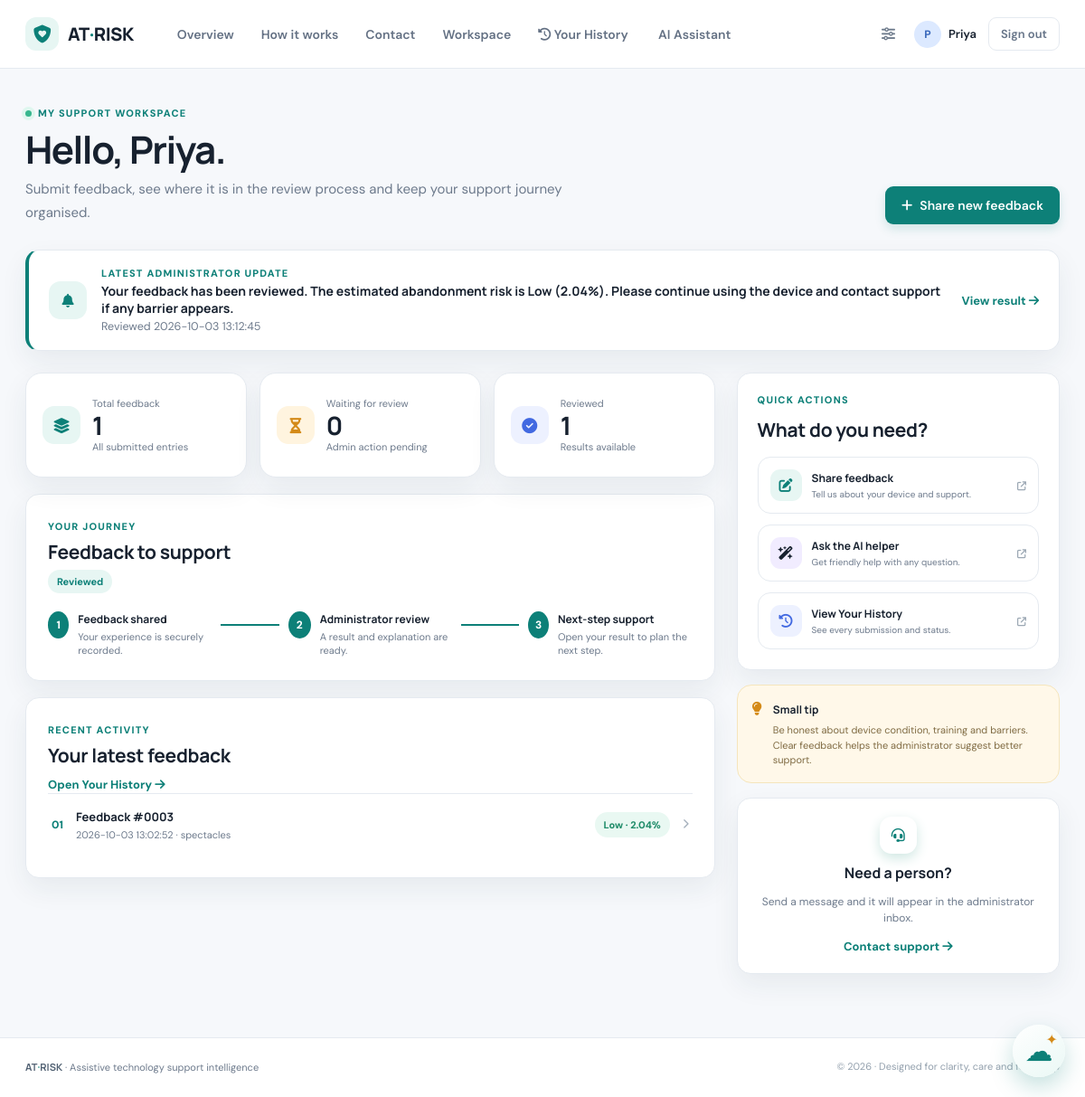
The page /user-dashboard (signed in) on the database its author committed.
### tables this page shows
CREATE TABLE predictions (
            id INTEGER PRIMARY KEY AUTOINCREMENT,
            created_at TIMESTAMP DEFAULT CURRENT_TIMESTAMP,
            age TEXT,
            disability_type TEXT,
            device_type TEXT,
            risk TEXT,
            risk_score REAL
        , user_id INTEGER, status TEXT DEFAULT 'new', is_bookmarked INTEGER DEFAULT 0, year INTEGER, scenario TEXT, setting TEXT, sex TEXT, device_needed TEXT, device_source TEXT, assessed INTEGER, appropriate_fit INTEGER, user_trained INTEGER, locally_manufactured INTEGER, maintenance_available INTEGER, device_broken INTEGER, cost_affordable INTEGER, insurance_covered INTEGER, financial_barrier INTEGER, availability_barrier INTEGER, distance_barrier INTEGER, functional_improvement INTEGER, independence_improved INTEGER, participation_improved INTEGER, satisfaction INTEGER, unmet_need INTEGER, explanation TEXT, action_plan TEXT, user_message TEXT, reviewed_at TIMESTAMP);

### app.py (the view)
@app.route("/user-dashboard")
@login_required
def user_dashboard():
    if session.get("role") != "user":
        return redirect(url_for("login"))
    records = get_user_predictions(session["user_id"])
    return render_template("user_dashboard.html", records=records, stats=get_stats())

### app.py (called while the page is built)
@app.context_processor
def shared_context():
    return {
        "unread_messages": (
            len(get_messages(True)) if session.get("role") == "admin" else 0
        )
    }

### auth.py (called while the page is built)
def login_required(view):
    @wraps(view)
    def wrapped(*args, **kwargs):
        if not session.get("logged_in"):
            return redirect(url_for("login"))
        return view(*args, **kwargs)
    return wrapped

### database.py (called while the page is built)
def get_conn():
    conn = sqlite3.connect(DB)
    conn.row_factory = sqlite3.Row
    return conn

def get_user_predictions(user_id):
    conn = get_conn()
    rows = conn.execute(
        "SELECT * FROM predictions WHERE user_id=? ORDER BY created_at DESC", (user_id,)
    ).fetchall()
    conn.close()
    return rows

### templates/user_dashboard.html (shortened to what this page needs)
{% extends "base.html" %} {% block title %}AT-RISK | My Workspace{% endblock %}
{% block content %}
<section class="dashboard-page workspace-v2">
  <div class="workspace-hero">
    <div>
      <span class="eyebrow"
        ><span class="status-dot"></span> My support workspace</span
      >
      <h1>Hello, {{ session.get('username', 'there') }}.</h1>
      <p>
        Submit feedback, see where it is in the review process and keep your
        support journey organised.
      </p>
    </div>
    <a class="btn hero-action" href="{{ url_for('form') }}"
      ><i class="fa-solid fa-plus"></i> Share new feedback</a
    >
  </div>
  {% if records and records[0].status == "predicted" and records[0].user_message
  %}
  <div class="review-banner panel">
    <span class="review-banner-icon"><i class="fa-solid fa-bell"></i></span>
    <div>
      <span class="section-kicker">Latest administrator update</span
      ><strong>{{ records[0].user_message }}</strong
      ><small
        >Reviewed {{ records[0].reviewed_at or records[0].created_at }}</small
      >
    </div>
    <a
      class="text-link"
      href="{{ url_for('user_record_detail', prediction_id=records[0].id) }}"
      >View result <i class="fa-solid fa-arrow-right"></i
    ></a>
  </div>
  {% endif %}
  <div class="workspace-v2-grid">
    <main>
      <div class="workspace-stats">
        <div class="workspace-stat stat-teal">
          <span><i class="fa-solid fa-layer-group"></i></span>
          <div>
            <small>Total feedback</small><strong>{{ records|length }}</strong
            ><em>All submitted entries</em>
          </div>
        </div>
        <div class="workspace-stat stat-amber">
          <span><i class="fa-solid fa-hourglass-half"></i></span>
          <div>
            <small>Waiting for review</small
            ><strong
              >{{ records|selectattr('status', 'equalto',
              'submitted')|list|length }}</strong
            ><em>Admin action pending</em>
          </div>
        </div>
        <div class="workspace-stat stat-blue">
          <span><i class="fa-solid fa-circle-check"></i></span>
          <div>
            <small>Reviewed</small
            ><strong
              >{{ records|selectattr('status', 'equalto',
              'predicted')|list|length }}</strong
            ><em>Results available</em>
          </div>
        </div>
      </div>
      <div class="panel progress-panel">
        <div class="panel-heading">
          <div>
            <span class="section-kicker">Your journey</span>
            <h2>Feedback to support</h2>
          </div>
          <span class="progress-caption"
            >{{ 'Reviewed' if records and records[0].status == 'predicted' else
            'In progress' }}</span
          >
        </div>
        <div class="journey-steps">
          <div class="journey-step complete">
            <span>1</span>
            <div>
              <strong>Feedback shared</strong
              ><small>Your experience is securely recorded.</small>
            </div>
          </div>
          <div
            class="journey-line {% if records and records[0].status == 'predicted' %}complete{% endif %}"
          ></div>
          <div
            class="journey-step {% if records and records[0].status == 'predicted' %}complete{% else %}active{% endif %}"
          >
            <span>2</span>
            <div>
              <strong>Administrator review</strong
              ><small
                >{{ 'A result and explanation are ready.' if records and
                records[0].status == 'predicted' else 'Your support team is
                checking the entry.' }}</small
              >
            </div>
          </div>
          <div
            class="journey-line {% if records and records[0].status == 'predicted' %}complete{% endif %}"
          ></div>
          <div
            class="journey-step {% if records and records[0].status == 'predicted' %}complete{% else %}locked{% endif %}"
          >
            <span>3</span>
            <div>
              <strong>Next-step support</strong
              ><small
                >{{ 'Open your result to plan the next step.' if records and
                records[0].status == 'predicted' else 'Available after review.'
                }}</small
              >
            </div>
          </div>
        </div>
      </div>
      <div class="panel recent-panel">
        <div class="panel-heading">
          <div>
            <span class="section-kicker">Recent activity</span>
            <h2>Your latest feedback</h2>
          </div>
          <a class="text-link" href="{{ url_for('my_records') }}"
            >Open Your History <i class="fa-solid fa-arrow-right"></i
          ></a>
        </div>
        {% if records %}
        <div class="workspace-feed">
          {% for record in records[:5] %}
          <a
            class="workspace-feed-row"
            href="{{ url_for('user_record_detail', prediction_id=record.id) }}"
          >
            <span class="feed-index">{{ '%02d'|format(loop.index) }}</span>
            <span class="feed-copy"
              ><strong>Feedback #{{ '%04d'|format(record.id) }}</strong
              ><small
                >{{ record.created_at }} · {{ record.device_needed or 'Support
                details submitted' }}</small
              ></span
            >
            {% if record.status == 'predicted' %}<span
              class="risk-pill risk-{{ record.risk|lower }}"
              >{{ record.risk }} · {{ record.risk_score }}%</span
            >{% elif record.status == 'not_applicable' %}<span
              class="state-label"
              >Not applicable</span
            >{% else %}<span class="pending-pill"
              ><i class="fa-solid fa-clock"></i> Pending</span
            >{% endif %}
            <i class="fa-solid fa-chevron-right feed-arrow"></i>
          </a>
          {% endfor %}
        </div>
        {% endif %}
      </div>
    </main>
    <aside class="workspace-v2-side">
      <div class="panel action-stack">
        <span class="section-kicker">Quick actions</span>
        <h2>What do you need?</h2>
        <a class="action-tile teal-tile" href="{{ url_for('form') }}"
          ><span><i class="fa-solid fa-pen-to-square"></i></span>
          <div>
            <strong>Share feedback</strong
            ><small>Tell us about your device and support.</small>
          </div>
          <i class="fa-solid fa-arrow-up-right-from-square"></i></a
        ><a class="action-tile purple-tile" href="{{ url_for('assistant') }}"
          ><span><i class="fa-solid fa-wand-magic-sparkles"></i></span>
          <div>
            <strong>Ask the AI helper</strong
            ><small>Get friendly help with any question.</small>
          </div>
          <i class="fa-solid fa-arrow-up-right-from-square"></i></a
        ><a class="action-tile blue-tile" href="{{ url_for('my_records') }}"
          ><span><i class="fa-solid fa-clock-rotate-left"></i></span>
          <div>
            <strong>View Your History</strong
            ><small>See every submission and status.</small>
          </div>
          <i class="fa-solid fa-arrow-up-right-from-square"></i
        ></a>
      </div>
      <div class="workspace-tip">
        <span><i class="fa-solid fa-lightbulb"></i></span>
        <div>
          <strong>Small tip</strong>
          <p>
            Be honest about device condition, training and barriers. Clear
            feedback helps the administrator suggest better support.
          </p>
        </div>
      </div>
      <div class="panel human-support">
        <span class="support-orb"><i class="fa-solid fa-headset"></i></span>
        <h3>Need a person?</h3>
        <p>Send a message and it will appear in the administrator inbox.</p>
        <a class="text-link" href="{{ url_for('contact') }}"
          >Contact support <i class="fa-solid fa-arrow-right"></i
        ></a>
      </div>
    </aside>
  </div>
</section>
{% endblock %}

### templates/base.html (shortened to what this page needs)
<!doctype html>
<html lang="en">
  <head>
    <link
      rel="stylesheet"
      href="{{ url_for('static', filename='css/style.css', v='3') }}"
    />
    <link
      rel="stylesheet"
      href="https://cdnjs.cloudflare.com/ajax/libs/font-awesome/6.5.2/css/all.min.css"
    />
  </head>
  <body>
    <nav class="navbar">
      <div class="nav-inner">
        <a href="{{ url_for('home') }}" class="brand">
          <span class="brand-mark"
            ><i class="fa-solid fa-shield-heart"></i
          ></span>
          <span>AT<span class="brand-accent">·</span>RISK</span>
        </a>
        <div class="nav-links">
          <a href="{{ url_for('home') }}">Overview</a>
          <a href="{{ url_for('about') }}">How it works</a>
          <a href="{{ url_for('contact') }}">Contact</a>
          {% if session.get("logged_in") and session.get("role") == "user" %}
          <a href="{{ url_for('user_dashboard') }}">Workspace</a>
          <a href="{{ url_for('my_records') }}">
            <i class="fa-solid fa-clock-rotate-left"></i> Your History
          </a>
          <a href="{{ url_for('assistant') }}">
             AI Assistant
          </a>
          {% endif %}
        </div>
        <div class="nav-actions">
          {% if session.get("logged_in") %}
          <a
            class="icon-link"
            href="{{ url_for('admin_settings' if session.get('role') == 'admin' else 'settings') }}"
          >
            <i class="fa-solid fa-sliders"></i>
          </a>
          <a
            href="{{ url_for('admin_profile' if session.get('role') == 'admin' else 'profile') }}"
            class="avatar-link"
          >
            <span class="avatar"
              >{{ (session.get('username', 'U')[0])|upper }}</span
            >
            <span class="hide-mobile"
              >{{ session.get('username', 'Account') }}</span
            >
          </a>
          <a href="{{ url_for('logout') }}" class="btn btn-small btn-ghost"
            >Sign out</a
          >
          {% else %}
          <a href="{{ url_for('login') }}" class="btn btn-small">Sign in</a>
          {% endif %}
        </div>
      </div>
    </nav>
    <main class="page-container">{% block content %}{% endblock %}</main>
    {% if session.get("logged_in") and session.get("role") == "user" %}
    <div class="floating-ai" id="floatingAi">
      <button
        class="ai-launcher"
        id="aiLauncher"
        aria-label="Open AI assistant"
      >
        <span class="ai-cloud">☁</span>
        <span class="ai-spark">✦</span>
      </button>
    </div>
    {% endif %}
    <footer class="footer">
      <div class="footer-inner">
        <div>
          <strong>AT<span class="brand-accent">·</span>RISK</strong
          ><span class="muted">
            · Assistive technology support intelligence</span
          >
        </div>
        <span>© 2026 · Designed for clarity, care and follow-up</span>
      </div>
    </footer>
  </body>
</html>

### rows shown on the page
predictions: user_message "Your feedback has been reviewed. The estimated abandonment risk is Low (2.04%). Please continue using the device and contact support if any barrier appears.", reviewed_at "2026-10-03 13:12:45", status "Reviewed", status "A result and explanation are ready.", status "Open your result to plan the next step.", index "01", id "0003", created_at "2026-10-03 13:02:52", device_needed "spectacles", risk "Low", risk_score "2.04"

### other values the page prints
{{ (session.get('username', 'U')[0])|upper }} "P"
{{ session.get('username', 'Account') }} "Priya"
{{ session.get('username', 'there') }} "Priya"
{{ records|length }} "1"
